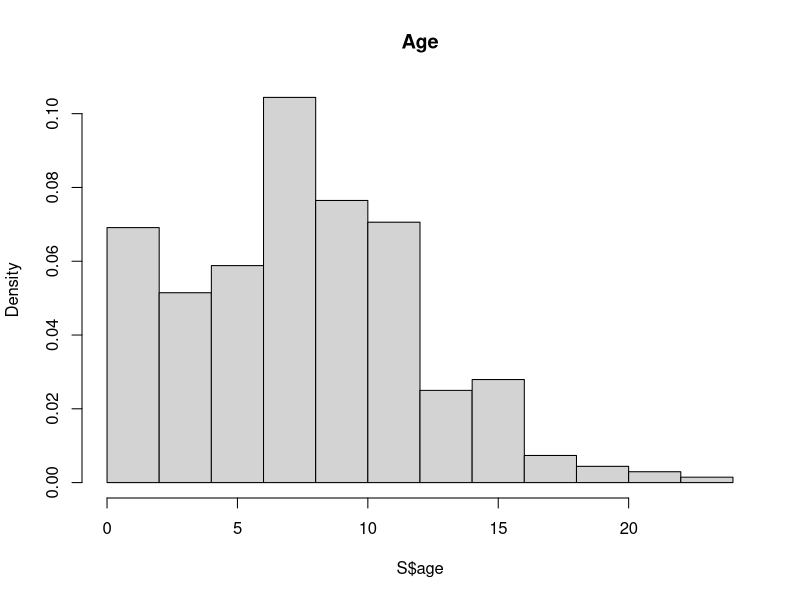
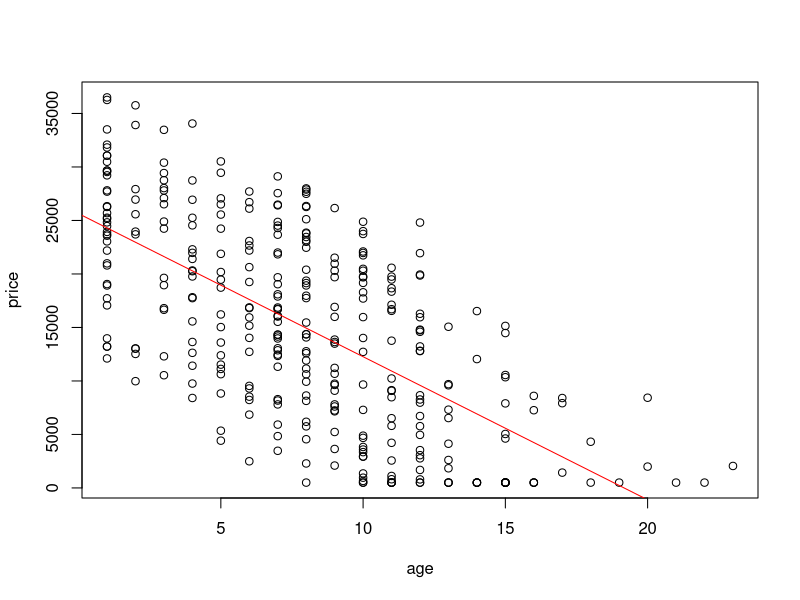

The R source for these figures, in order:
setwd("/home/kloud/Downloads/")
A <- read.table("Population.txt", header = TRUE, sep = "") # nolint

# Calculate the main characteristics for each variable:
# mean, median, minimum, maximum, quartile Q1 and Q3, variance, and standard deviation.

print("Mean:")
mean(A$age)
mean(A$mileage)
mean(A$price)

print("Median:")
median(A$age)
median(A$mileage)
median(A$price)

print("Min:")
min(A$age)
min(A$mileage)
min(A$price)

print("Max:")
max(A$age)
max(A$mileage)
max(A$price)

print("Variance:")
var(A$age)
var(A$mileage)
var(A$price)

print("Standard deviation:")
sd(A$age)
sd(A$mileage)
sd(A$price)

print("Q1:")
quantile(A$age, 0.25)
quantile(A$mileage, 0.25)
quantile(A$price, 0.25)

print("Q3:")
quantile(A$age, 0.75)
quantile(A$mileage, 0.75)
quantile(A$price, 0.75)

# Select a simple random sample of 300 cars.
# What is the standard deviation of age in your sample?

set.seed(1214)
S <- A[sample(nrow(A), 300, replace = FALSE), ] # nolint
sd(S$age)

# Select a simple random sample of 300 cars.
# What is the difference between the age population standard deviation and the age sample standard deviation?

set.seed(1214)
S <- A[sample(nrow(A), 300, replace = FALSE), ] # nolint
sd(A$age) - sd(S$age)

# Select a simple random sample of 340 cars. Using sample data test the hypothesis that the mean of the population price equals 14000,
# using a significance level α=0,05.

set.seed(1214)
S <- A[sample(nrow(A), 340, replace = FALSE), ] # nolint

mean(A$price) # a = 14770.38 # nolint

t.test(S$price, mu = 14000, conf.level = 0.95)

# Select a simple random sample of 340 cars.
# Using sample data draw empirical density functions for variable age

set.seed(1214)
S <- A[sample(nrow(A), 340, replace = FALSE), ] # nolint
hist(S$age, freq = FALSE, main = "Age")

# 1) Select a simple random sample of 340 cars.
# 2) Using sample data write the regression line for the price depending on the age.
# The regression equation has to be written as comments in the Rscript.
# Equation: price = 25801 - 1347 * age

set.seed(1214)
S <- A[sample(nrow(A), 340, replace = FALSE), ] # nolint

price <- S$price
age <- S$age
cor(age, price) # correlation coefficient

lrg <- lm(price ~ age)
print(lrg)
summary(lrg)

par(mfrow = c(1, 1))
plot(price ~ age)
abline(lrg, col = "red")
